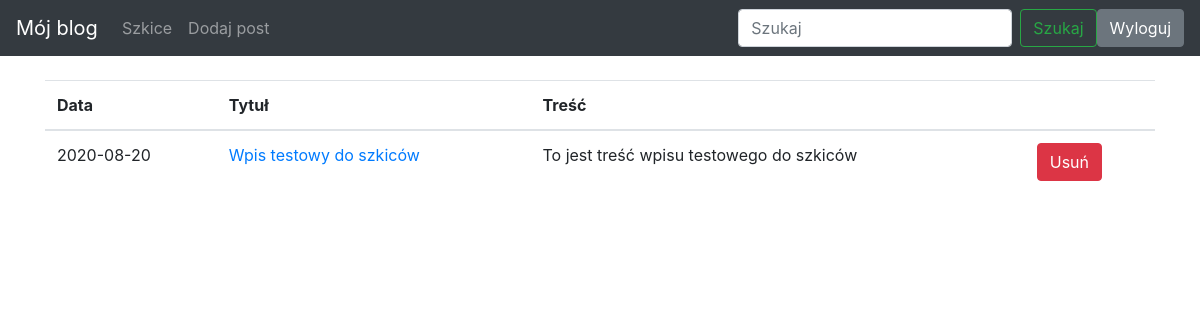
Page /drafts/ (signed in) on the committed database.
### blog/models.py (models this page shows)
class Entry(db.Model):
   id = db.Column(db.Integer, primary_key=True)
   title = db.Column(db.String(80), nullable=False)
   body = db.Column(db.Text, nullable=False)
   pub_date = db.Column(db.DateTime, nullable=False,
       default=datetime.datetime.utcnow)
   is_published = db.Column(db.Boolean, default=False)

### blog/routes.py (the view)
@app.route("/drafts/", methods=['GET'])
@login_required
def list_drafts():
   drafts = Entry.query.filter_by(is_published=False).order_by(Entry.pub_date.desc())
   return render_template("drafts.html", drafts=drafts)

### blog/routes.py (called while the page is built)
def login_required(view_func):
   @functools.wraps(view_func)
   def check_permissions(*args, **kwargs):
       if session.get('logged_in'):
           return view_func(*args, **kwargs)
       return redirect(url_for('login', next=request.path))
   return check_permissions

### blog/templates/drafts.html
{% extends "base.html" %} {% block content %}
<table class="table">
    <thead>
        <tr>
            <th scope="col">Data</th>
            <th scope="col">Tytuł</th>
            <th scope="col">Treść</th>
            <th scope="col"></th>
        </tr>
    </thead>
    <tbody>
        {% for post in drafts %}
        <tr>
            <td>
                {{ post.pub_date.strftime('%Y-%m-%d') }}
            </td>
            <td>
                <a href="{{ url_for('edit_entry', entry_id=post.id) }}">
               {{ post.title }}
           </a>
            </td>
            <td>{{ post.body|truncate(100, true) }}</td>
            <td>
                {% if session.logged_in %}
                <form class="form-inline my-2 my-lg-0" action="{{ url_for('delete_entry', entry_id=post.id) }}" method="POST">
                    <button class="btn btn-danger" type="submit">Usuń</button>
                </form>
                {% endif %}
            </td>
        </tr>
        {% endfor %}
    </tbody>
</table>
{% endblock %}

### blog/templates/base.html (style rules this page uses)
body { padding-top: 5rem; }

### rows in the picture
Entry: pub_date "2020-08-20", title "Wpis testowy do szkiców", body "To jest treść wpisu testowego do szkiców"
